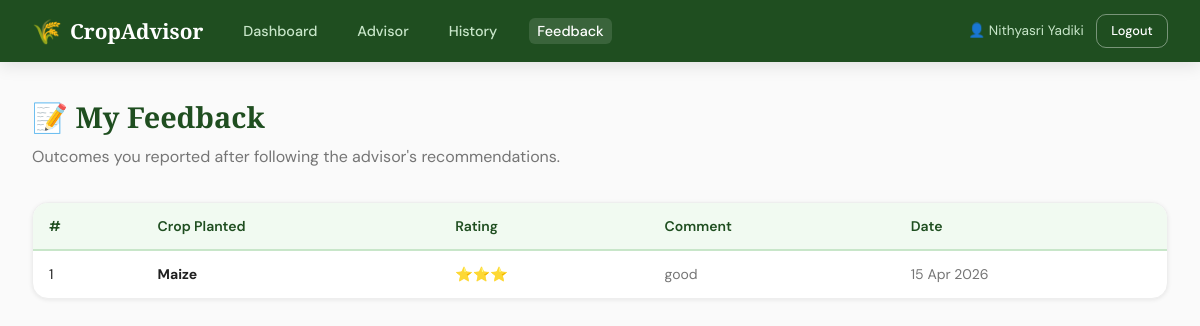
The app's page /feedback (signed in) with its own data.
### app.py (models this page shows)
class User(db.Model):
    __tablename__ = "users"
    id         = db.Column(db.Integer, primary_key=True)
    name       = db.Column(db.String(100), nullable=False)
    email      = db.Column(db.String(150), unique=True, nullable=False)
    password   = db.Column(db.String(64),  nullable=False)   # sha-256 hex
    location   = db.Column(db.String(200))
    created_at = db.Column(db.DateTime, default=datetime.utcnow)
    soil_data   = db.relationship("SoilData",      backref="user", lazy=True)
    predictions = db.relationship("Prediction",    backref="user", lazy=True)
    weather_log = db.relationship("WeatherRecord", backref="user", lazy=True)

class Feedback(db.Model):
    __tablename__ = "feedback"
    id           = db.Column(db.Integer, primary_key=True)
    user_id      = db.Column(db.Integer, db.ForeignKey("users.id"), nullable=False)
    prediction_id= db.Column(db.Integer, db.ForeignKey("predictions.id"))
    crop_planted = db.Column(db.String(100))   # what farmer actually planted
    rating       = db.Column(db.Integer)        # 1-5 stars
    comment      = db.Column(db.Text)
    submitted_at = db.Column(db.DateTime, default=datetime.utcnow)

### app.py (the view)
@app.route("/feedback")
@login_required
def feedback_page():
    user = db.session.get(User, session["user_id"])
    if not user:
        session.clear(); return redirect(url_for("login"))
    feedbacks = (Feedback.query.filter_by(user_id=user.id)
                 .order_by(Feedback.submitted_at.desc()).all())
    return render_template("feedback.html", feedbacks=feedbacks)

### app.py (called while the page is built)
def login_required(f):
    @wraps(f)
    def decorated(*args, **kwargs):
        if "user_id" not in session:
            return redirect(url_for("login"))
        return f(*args, **kwargs)
    return decorated

### templates/feedback.html (shortened to what this page needs)
{% extends "base.html" %}
{% block content %}
<div class="page-wrap">
  <div class="page-header">
    <h1>📝 My Feedback</h1>
    <p>Outcomes you reported after following the advisor's recommendations.</p>
  </div>
  {% if feedbacks %}
  <div class="card">
    <div class="card-body" style="padding:0;overflow-x:auto">
      <table class="data-table">
        <thead>
          <tr>
            <th>#</th><th>Crop Planted</th><th>Rating</th>
            <th>Comment</th><th>Date</th>
          </tr>
        </thead>
        <tbody>
        {% for fb in feedbacks %}
        <tr>
          <td>{{ loop.index }}</td>
          <td><strong>{{ fb.crop_planted or '—' }}</strong></td>
          <td>{{ '⭐' * (fb.rating or 0) }}</td>
          <td class="text-muted">{{ fb.comment or '—' }}</td>
          <td class="text-muted">{{ fb.submitted_at.strftime('%d %b %Y') }}</td>
        </tr>
        {% endfor %}
        </tbody>
      </table>
    </div>
  </div>
  {% endif %}
</div>
{% endblock %}

### templates/base.html (shortened to what this page needs)
<!DOCTYPE html>
<html lang="en">
<head>
  <link rel="stylesheet" href="{{ url_for('static', filename='css/style.css') }}">
</head>
<body>
<nav class="navbar">
  <a class="nav-brand" href="{{ url_for('index') }}">
    <span class="nav-icon">🌾</span>
    <span>CropAdvisor</span>
  </a>
  {% if session.get('user_id') %}
  <ul class="nav-links">
    <li><a href="{{ url_for('dashboard') }}" {% if request.endpoint=='dashboard' %}class="active"{% endif %}>Dashboard</a></li>
    <li><a href="{{ url_for('advisor') }}"   {% if request.endpoint=='advisor'   %}class="active"{% endif %}>Advisor</a></li>
    <li><a href="{{ url_for('history') }}"   {% if request.endpoint=='history'   %}class="active"{% endif %}>History</a></li>
    <li><a href="{{ url_for('feedback_page') }}"
       {% if request.endpoint=='feedback_page' %}class="active"{% endif %}>Feedback</a></li>
  </ul>
  <div class="nav-right">
    <span class="nav-user">👤 {{ session.get('user_name','') }}</span>
    <a href="{{ url_for('logout') }}" class="btn btn-outline btn-sm">Logout</a>
  </div>
  {% else %}
  <div class="nav-right">
    <a href="{{ url_for('login') }}"    class="btn btn-outline btn-sm">Login</a>
    <a href="{{ url_for('register') }}" class="btn btn-primary btn-sm">Get Started</a>
  </div>
  {% endif %}
</nav>
{% block content %}{% endblock %}
</body>
</html>

### static/css/style.css (style rules this page uses)
:root { --green-900: #1a3a1a; --green-800: #1f4e20; --green-700: #2d6a2e; --green-600: #3a8c3b; --green-500: #4caf50; --green-400: #76c984; --green-200: #c8e6c9; --green-100: #e8f5e9; --green-50: #f1faf1; --amber-700: #f57f17; --amber-500: #ffa726; --amber-300: #ffcc80; --amber-100: #fff8e1; --earth-900: #3e2723; --earth-700: #5d4037; --earth-300: #bcaaa4; --earth-100: #efebe9; --sky-500: #29b6f6; --sky-100: #e1f5fe; --red-500: #ef5350; --red-100: #ffebee; --orange-500:#ff7043; --orange-100:#fbe9e7; --white: #ffffff; --gray-50: #fafafa; --gray-100: #f5f5f5; --gray-200: #eeeeee; --gray-400: #bdbdbd; --gray-600: #757575; --gray-800: #424242; --gray-900: #212121; --font-display: 'Playfair Display', Georgia, serif; --font-body: 'DM Sans', system-ui, sans-serif; --radius-sm: 6px; --radius-md: 10px; --radius-lg: 16px; --radius-xl: 24px; --shadow-sm: 0 1px 4px rgba(0,0,0,.08); --shadow-md: 0 4px 16px rgba(0,0,0,.10); --shadow-lg: 0 8px 32px rgba(0,0,0,.12); }
*, *::before, *::after { box-sizing: border-box; margin:0; padding:0; }
html { scroll-behavior: smooth; }
body { font-family: var(--font-body); background: var(--gray-50); color: var(--gray-900); line-height: 1.6; min-height: 100vh; }
.navbar { position: sticky; top: 0; z-index: 100; background: var(--green-800); display: flex; align-items: center; gap: 2rem; padding: .75rem 2rem; box-shadow: var(--shadow-md); }
.nav-brand { display: flex; align-items: center; gap: .5rem; font-family: var(--font-display); font-size: 1.3rem; font-weight: 700; color: var(--white); text-decoration: none; }
.nav-icon { font-size: 1.5rem; }
.nav-links { display: flex; gap: 1.5rem; list-style: none; flex:1; }
.nav-links a { color: var(--green-200); text-decoration: none; font-size: .9rem; font-weight: 500; padding: .25rem .5rem; border-radius: var(--radius-sm); transition: all .2s; }
.nav-links a:hover, .nav-links a.active { color: var(--white); background: rgba(255,255,255,.12); }
.nav-right { display: flex; align-items: center; gap: .75rem; }
.nav-user { font-size: .85rem; color: var(--green-200); }
.btn { display: inline-flex; align-items: center; gap: .4rem; padding: .6rem 1.25rem; border-radius: var(--radius-md); font-family: var(--font-body); font-size: .9rem; font-weight: 500; cursor: pointer; border: none; text-decoration: none; transition: all .2s; white-space: nowrap; }
.btn-outline { background: transparent; color: var(--white); border: 1.5px solid rgba(255,255,255,.4); }
.btn-sm { padding: .35rem .9rem; font-size: .8rem; }
.page-wrap { max-width: 1200px; margin: 0 auto; padding: 2rem; }
.page-header { margin-bottom: 2rem; }
.page-header h1 { font-family: var(--font-display); font-size: 1.8rem; color: var(--green-800); }
.page-header p { color: var(--gray-600); margin-top: .25rem; }
.card { background: var(--white); border-radius: var(--radius-lg); border: 1px solid var(--gray-200); box-shadow: var(--shadow-sm); overflow: hidden; }
.card-body { padding: 1.5rem; }
.data-table { width: 100%; border-collapse: collapse; font-size: .875rem; }
.data-table th { background: var(--green-50); color: var(--green-800); padding: .75rem 1rem; text-align: left; font-weight: 600; border-bottom: 2px solid var(--green-200); white-space: nowrap; }
.data-table td { padding: .75rem 1rem; border-bottom: 1px solid var(--gray-100); }
.data-table tr:last-child td { border-bottom: none; }
.text-muted { color: var(--gray-600); font-size: .875rem; }

### records on screen
User: get "Nithyasri Yadiki"
Feedback: crop_planted "Maize", rating "⭐⭐⭐", comment "good", submitted_at "15 Apr 2026"
